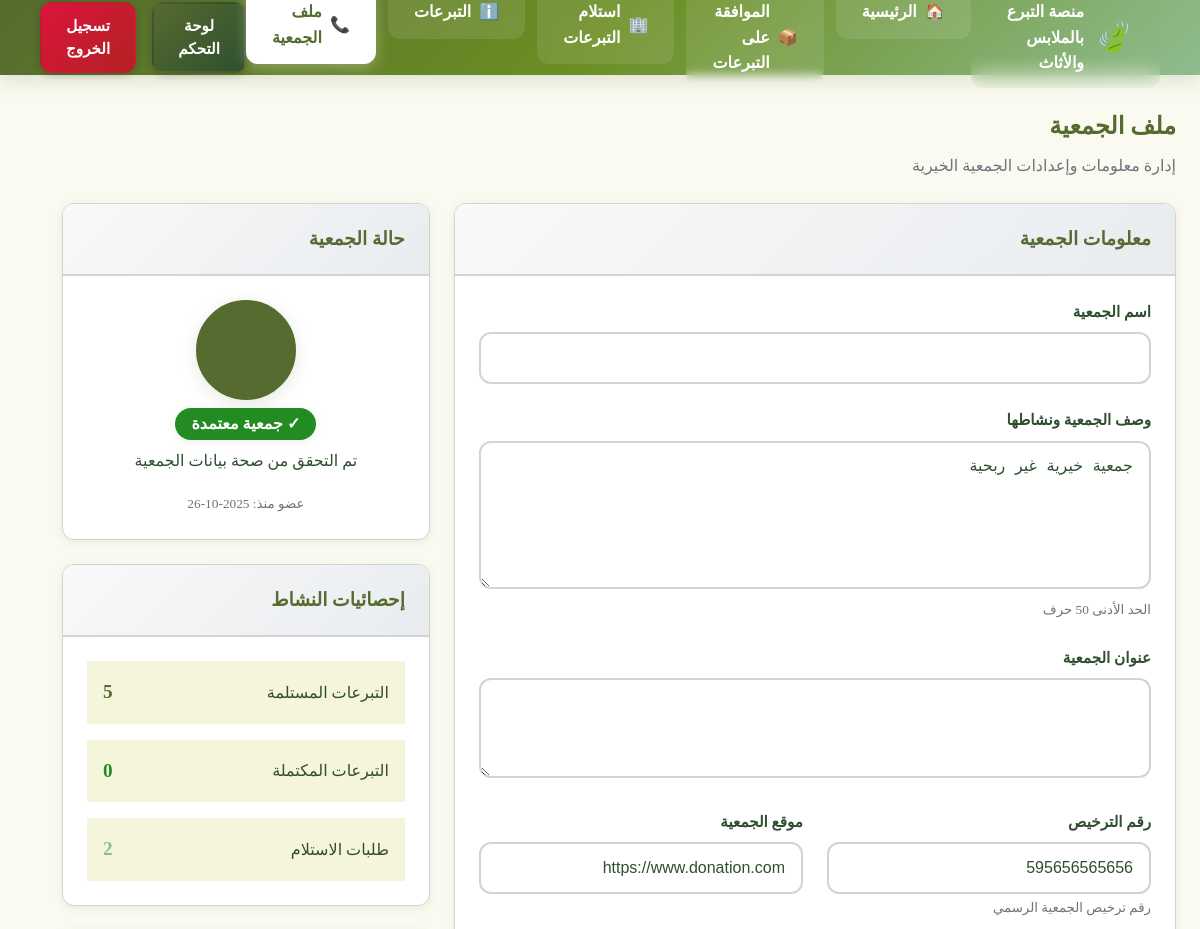
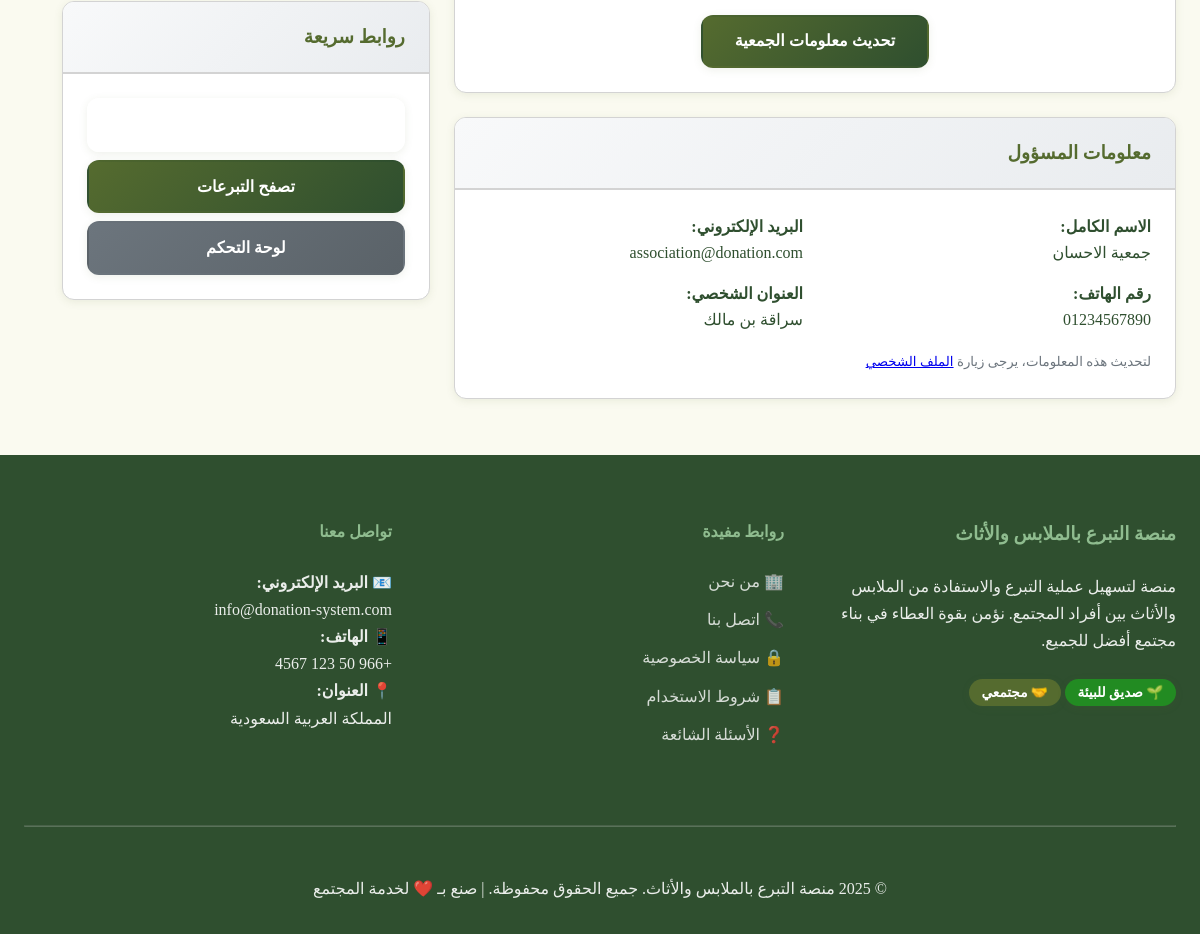
The app's page /charity-profile.php (signed in) with its own data (2 pictures, top to bottom).
### tables this page shows
CREATE TABLE `charities` (
  `id` int NOT NULL,
  `user_id` int DEFAULT NULL,
  `charity_name` varchar(100) NOT NULL,
  `license_number` varchar(50) DEFAULT NULL,
  `description` text,
  `address` text,
  `phone` varchar(15) DEFAULT NULL,
  `email` varchar(100) DEFAULT NULL,
  `website` varchar(100) DEFAULT NULL,
  `logo` varchar(255) DEFAULT NULL,
  `verified` tinyint(1) DEFAULT '0',
  `created_at` timestamp NULL DEFAULT CURRENT_TIMESTAMP
);

CREATE TABLE `users` (
  `id` int NOT NULL,
  `username` varchar(50) NOT NULL,
  `email` varchar(100) NOT NULL,
  `password` varchar(255) NOT NULL,
  `full_name` varchar(100) NOT NULL,
  `phone` varchar(15) DEFAULT NULL,
  `address` text,
  `user_type` enum('donor','beneficiary','charity','admin') NOT NULL,
  `status` enum('active','inactive','pending') DEFAULT 'active',
  `created_at` timestamp NULL DEFAULT CURRENT_TIMESTAMP,
  `updated_at` timestamp NULL DEFAULT CURRENT_TIMESTAMP ON UPDATE CURRENT_TIMESTAMP
);

### config.php (called while the page is built, shortened)
<?php
class Database {
    private static $instance = null;
    private $connection;
    private function __construct() {
        try {
            $dsn = "mysql:host=" . DB_HOST . ";dbname=" . DB_NAME . ";charset=" . DB_CHARSET;
            $this->connection = new PDO($dsn, DB_USER, DB_PASS, [
                PDO::ATTR_ERRMODE => PDO::ERRMODE_EXCEPTION,
                PDO::ATTR_DEFAULT_FETCH_MODE => PDO::FETCH_ASSOC,
                PDO::ATTR_EMULATE_PREPARES => false
            ]);
        } catch (PDOException $e) {
            die("فشل الاتصال بقاعدة البيانات: " . $e->getMessage());
        }
    }
    public static function getInstance() {
        if (self::$instance === null) {
            self::$instance = new self();
        }
        return self::$instance;
    }
    public function prepare($sql) {
        return $this->connection->prepare($sql);
    }
}
function escape($string) {
    return htmlspecialchars($string, ENT_QUOTES, 'UTF-8');
}
?>

### charity-profile.php (the view, shortened to what this page needs)
<?php
require_once 'config.php';
$db = Database::getInstance();
$userId = $_SESSION['user_id'];
$charityStmt = $db->prepare("
    SELECT c.*, u.full_name, u.email, u.phone, u.address as user_address
    FROM charities c
    JOIN users u ON c.user_id = u.id
    WHERE c.user_id = ?
");
$charityStmt->execute([$userId]);
$charity = $charityStmt->fetch();
$statsStmt = $db->prepare("
    SELECT
        COUNT(d.id) as total_donations,
        COUNT(CASE WHEN d.status = 'completed' THEN 1 END) as completed_donations,
        (SELECT COUNT(*) FROM donation_requests dr
         JOIN donations d2 ON dr.donation_id = d2.id
         WHERE d2.charity_id = ?) as total_requests
    FROM donations d
    WHERE d.charity_id = ?
");
$statsStmt->execute([$charity['id'], $charity['id']]);
$stats = $statsStmt->fetch();
?>
<?php require_once 'includes/header.php'; ?>
    <section class="charity-profile" style="padding: 2rem 0; min-height: 70vh;">
        <div class="container">
            <div class="page-header mb-4">
                <h1 style="color: var(--primary-color); margin-bottom: 0.5rem;">ملف الجمعية</h1>
                <p class="text-muted">إدارة معلومات وإعدادات الجمعية الخيرية</p>
            </div>
            <div class="row">
                <div class="col-8 col-sm-12 mb-4">
                    <div class="card">
                        <div class="card-header">
                            <h3>معلومات الجمعية</h3>
                        </div>
                        <div class="card-body">
                            <form method="POST" data-validate="true">
                                <div class="form-group">
                                    <label for="name" class="form-label">اسم الجمعية</label>
                                    <input type="text" id="name" name="name" class="form-control"
                                           value="<?php echo escape($charity['name']); ?>" required>
                                </div>
                                <div class="form-group">
                                    <label for="description" class="form-label">وصف الجمعية ونشاطها</label>
                                    <textarea id="description" name="description" class="form-control"
                                              rows="5" required minlength="50"><?php echo escape($charity['description']); ?></textarea>
                                    <small class="text-muted">الحد الأدنى 50 حرف</small>
                                </div>
                                <div class="form-group">
                                    <label for="address" class="form-label">عنوان الجمعية</label>
                                    <textarea id="address" name="address" class="form-control"
                                              rows="3" required><?php echo escape($charity['address']); ?></textarea>
                                </div>
                                <div class="row">
                                    <div class="col-6 col-sm-12">
                                        <div class="form-group">
                                            <label for="license_number" class="form-label">رقم الترخيص</label>
                                            <input type="text" id="license_number" name="license_number" class="form-control"
                                                   value="<?php echo escape($charity['license_number']); ?>">
                                            <small class="text-muted">رقم ترخيص الجمعية الرسمي</small>
                                        </div>
                                    </div>
                                    <div class="col-6 col-sm-12">
                                        <div class="form-group">
                                            <label for="website" class="form-label">موقع الجمعية</label>
                                            <input type="url" id="website" name="website" class="form-control"
                                                   value="<?php echo escape($charity['website']); ?>"
                                                   placeholder="https://example.com">
                                        </div>
                                    </div>
                                </div>
                                <div class="text-center">
                                    <button type="submit" class="btn btn-primary">
                                        تحديث معلومات الجمعية
                                    </button>
                                </div>
                            </form>
                        </div>
                    </div>
                    <div class="card mt-4">
                        <div class="card-header">
                            <h3>معلومات المسؤول</h3>
                        </div>
                        <div class="card-body">
                            <div class="row">
                                <div class="col-6 col-sm-12 mb-3">
                                    <strong>الاسم الكامل:</strong><br>
                                    <?php echo escape($charity['full_name']); ?>
                                </div>
                                <div class="col-6 col-sm-12 mb-3">
                                    <strong>البريد الإلكتروني:</strong><br>
                                    <?php echo escape($charity['email']); ?>
                                </div>
                                <div class="col-6 col-sm-12 mb-3">
                                    <strong>رقم الهاتف:</strong><br>
                                    <?php echo escape($charity['phone']); ?>
                                </div>
                                <div class="col-6 col-sm-12 mb-3">
                                    <strong>العنوان الشخصي:</strong><br>
                                    <?php echo escape($charity['user_address']); ?>
                                </div>
                            </div>
                            <p class="text-muted mb-0">
                                <small>لتحديث هذه المعلومات، يرجى زيارة <a href="profile.php">الملف الشخصي</a></small>
                            </p>
                        </div>
                    </div>
                </div>
                <div class="col-4 col-sm-12">
                    <div class="card mb-4">
                        <div class="card-header">
                            <h3>حالة الجمعية</h3>
                        </div>
                        <div class="card-body text-center">
                            <div class="charity-logo mb-3" style="width: 100px; height: 100px; background: var(--primary-color); border-radius: 50%; display: flex; align-items: center; justify-content: center; margin: 0 auto; color: white; font-size: 2rem; font-weight: bold;">
                            </div>
                            <div class="verification-status mb-3">
                                <?php if ($charity['verified']): ?>
                                    <span class="badge badge-success" style="font-size: 1rem; padding: 0.5rem 1rem;">
                                        ✓ جمعية معتمدة
                                    </span>
                                    <p class="text-success mt-2">تم التحقق من صحة بيانات الجمعية</p>
                                <?php endif; ?>
                            </div>
                            <small class="text-muted">
                                عضو منذ: <?php echo date('Y-m-d', strtotime($charity['created_at'])); ?>
                            </small>
                        </div>
                    </div>
                    <div class="card mb-4">
                        <div class="card-header">
                            <h3>إحصائيات النشاط</h3>
                        </div>
                        <div class="card-body">
                            <div class="stat-item mb-3" style="display: flex; justify-content: space-between; align-items: center; padding: 1rem; background: var(--light-color); border-radius: var(--border-radius);">
                                <span>التبرعات المستلمة</span>
                                <strong style="color: var(--primary-color); font-size: 1.2rem;">
                                    <?php echo $stats['total_donations']; ?>
                                </strong>
                            </div>
                            <div class="stat-item mb-3" style="display: flex; justify-content: space-between; align-items: center; padding: 1rem; background: var(--light-color); border-radius: var(--border-radius);">
                                <span>التبرعات المكتملة</span>
                                <strong style="color: var(--success-color); font-size: 1.2rem;">
                                    <?php echo $stats['completed_donations']; ?>
                                </strong>
                            </div>
                            <div class="stat-item" style="display: flex; justify-content: space-between; align-items: center; padding: 1rem; background: var(--light-color); border-radius: var(--border-radius);">
                                <span>طلبات الاستلام</span>
                                <strong style="color: var(--secondary-color); font-size: 1.2rem;">
                                    <?php echo $stats['total_requests']; ?>
                                </strong>
                            </div>
                        </div>
                    </div>
                    <div class="card">
                        <div class="card-header">
                            <h3>روابط سريعة</h3>
                        </div>
                        <div class="card-body">
                            <div class="quick-links">
                                <a href="charity-donations.php" class="btn btn-outline w-100 mb-2">
                                </a>
                                <a href="donations.php" class="btn btn-primary w-100 mb-2">
                                    تصفح التبرعات
                                </a>
                                <a href="dashboard.php" class="btn btn-secondary w-100">
                                    لوحة التحكم
                                </a>
                            </div>
                        </div>
                    </div>
                </div>
            </div>
        </div>
    </section>
<?php require_once 'includes/footer.php'; ?>

### style.css (style rules this page uses)
:root { --primary-color: #556b2f; --secondary-color: #8fbc8f; --success-color: #228b22; --warning-color: #daa520; --danger-color: #dc143c; --info-color: #6b8e23; --light-color: #f5f5dc; --dark-color: #2f4f2f; --text-color: #2f4f2f; --border-color: #d3d3d3; --background-color: #fafaf0; --sidebar-width: 280px; --header-height: 75px; --transition: all 0.3s cubic-bezier(0.4, 0, 0.2, 1); --shadow-sm: 0 2px 8px rgba(85,107,47,0.1); --shadow-md: 0 4px 16px rgba(85,107,47,0.15); --shadow-lg: 0 8px 32px rgba(85,107,47,0.2); --radius: 12px; }
* { margin: 0; padding: 0; box-sizing: border-box; }
body { font-size: 16px; line-height: 1.6; color: var(--text-color); background-color: var(--background-color); direction: rtl; text-align: right; }
.container { width: 100%; max-width: 1400px; margin: 0 auto; padding: 0 1.5rem; }
.row { display: flex; flex-wrap: wrap; margin: 0 -0.75rem; }
[class*="col-"] { padding: 0 0.75rem; }
.col-4 { flex: 0 0 33.333333%; max-width: 33.333333%; }
.col-6 { flex: 0 0 50%; max-width: 50%; }
.card { background: white; border-radius: var(--radius); box-shadow: var(--shadow-sm); overflow: hidden; transition: var(--transition); border: 1px solid var(--border-color); }
.card-header { padding: 1.25rem 1.5rem; background: linear-gradient(135deg, #f8f9fa, #e9ecef); border-bottom: 2px solid var(--border-color); font-weight: 700; color: var(--primary-color); display: flex; align-items: center; justify-content: space-between; }
.card-body { padding: 1.5rem; }
.btn { display: inline-flex; align-items: center; justify-content: center; gap: 0.5rem; padding: 0.8rem 2rem; font-size: 1rem; font-weight: 600; text-align: center; text-decoration: none; border: 2px solid transparent; border-radius: var(--radius); cursor: pointer; transition: var(--transition); line-height: 1.5; box-shadow: var(--shadow-sm); }
.btn-primary { background: linear-gradient(135deg, var(--primary-color), var(--dark-color)); color: white; }
.btn-outline { background: rgba(255, 255, 255, 0.1); color: white; border: 2px solid white; backdrop-filter: blur(5px); }
.badge { display: inline-flex; align-items: center; padding: 0.4rem 0.8rem; font-size: 0.85rem; font-weight: 700; line-height: 1; text-align: center; white-space: nowrap; border-radius: 25px; box-shadow: var(--shadow-sm); }
.badge-success { background: var(--success-color); color: white; }
.text-center { text-align: center; }
.text-muted { color: #6c757d; }
.mb-2 { margin-bottom: 0.5rem; }
.mb-3 { margin-bottom: 1rem; }
.mb-4 { margin-bottom: 1.5rem; }
.mt-2 { margin-top: 0.5rem; }
.mt-4 { margin-top: 1.5rem; }
.w-100 { width: 100%; }
.btn-secondary { background: linear-gradient(135deg, #6c757d, #5a6268); color: white; }
.charity-logo { width: 90px; height: 90px; border-radius: 50%; object-fit: cover; margin-bottom: 1.5rem; border: 4px solid var(--primary-color); box-shadow: var(--shadow-md); }
.form-group { margin-bottom: 1.5rem; }
.form-label { display: block; margin-bottom: 0.5rem; font-weight: 600; color: var(--text-color); font-size: 0.95rem; }
.form-control, .form-select { width: 100%; padding: 0.75rem 1rem; font-size: 1rem; line-height: 1.5; color: var(--text-color); background-color: white; border: 2px solid var(--border-color); border-radius: var(--radius); transition: var(--transition); }
.form-control::placeholder { color: #999; }
textarea.form-control { resize: vertical; min-height: 100px; }

### records on screen
charities: description "جمعية خيرية غير ربحية", license_number "595656565656", website "https://www.donation.com", user.full_name "جمعية الاحسان", user.email "association@donation.com", user.phone "01234567890", user.address "سراقة بن مالك", created_at "2025-10-26"

### other values on screen
SITE_NAME "منصة التبرع بالملابس والأثاث"
$item['label'] "الرئيسية"
$item['label'] "الموافقة على التبرعات"
$item['label'] "استلام التبرعات"
$item['label'] "التبرعات"
$item['label'] "ملف الجمعية"
$stats['total_donations'] "5"
$stats['completed_donations'] "0"
$stats['total_requests'] "2"
